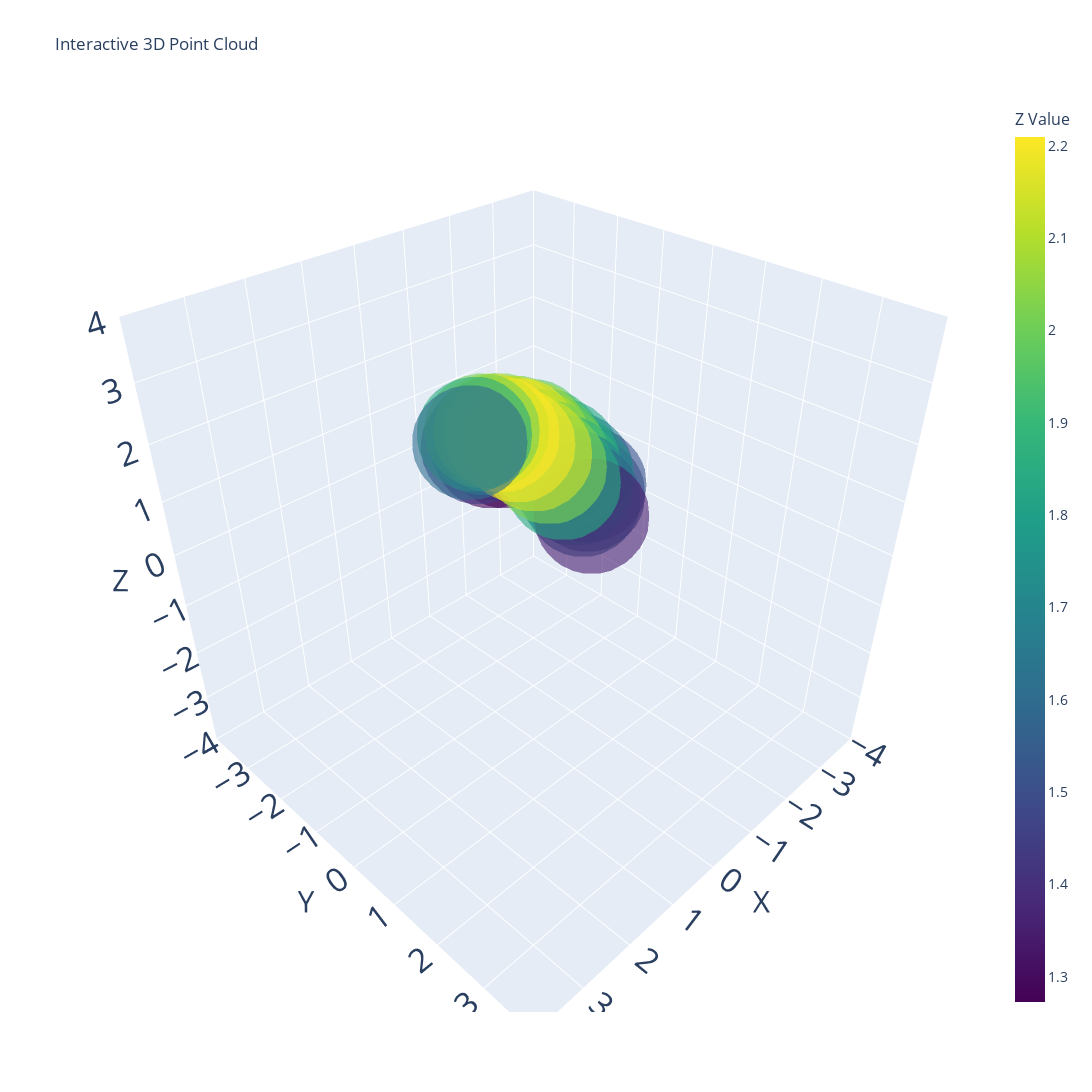

Here is the notebook cell this chart was saved with:
### Code cell
plot_3d_points_plotly(world_coordinates_armored)
